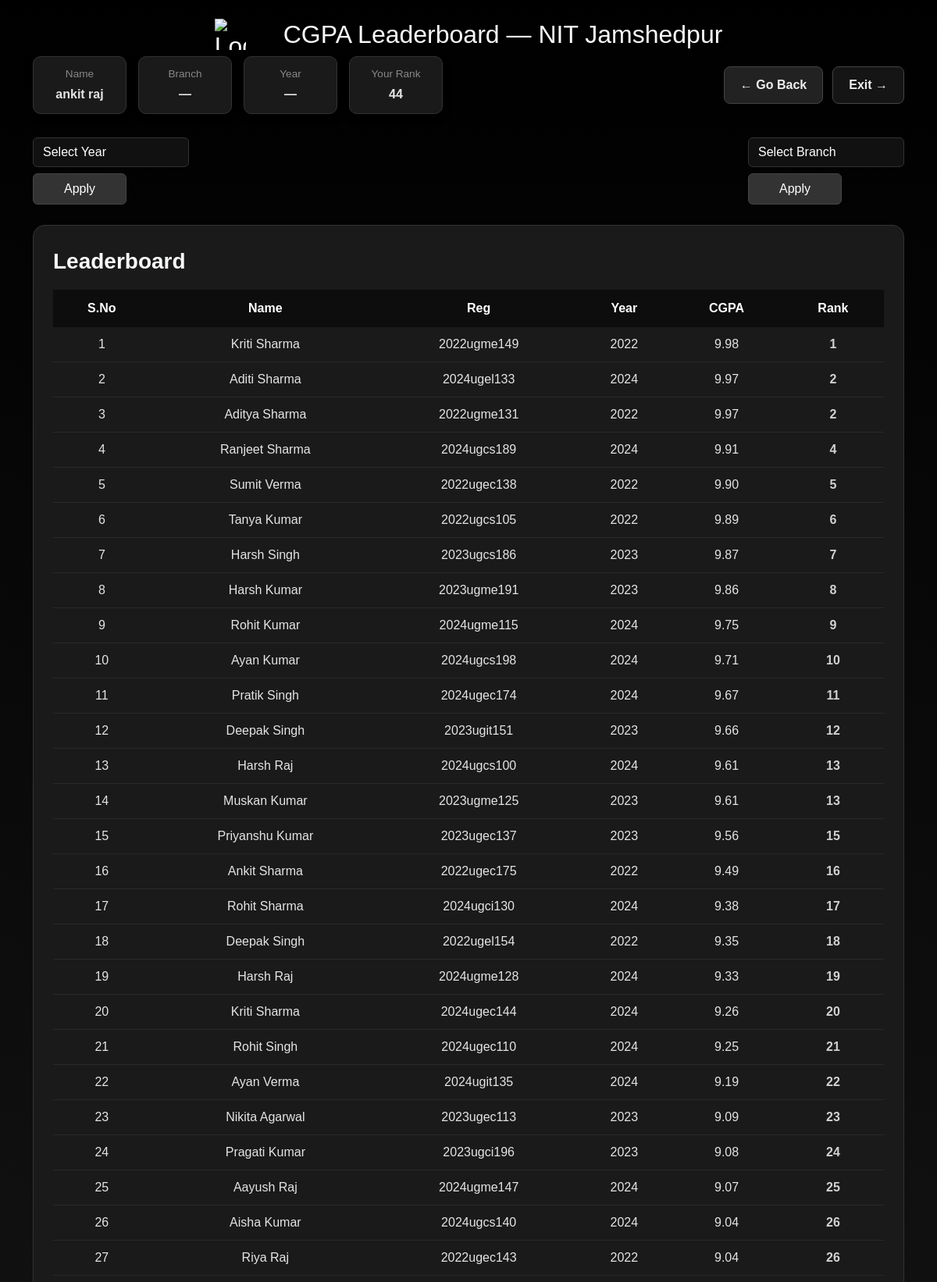
/leaderboard (signed in, upper part), run on the app's committed database.
### tables this page shows
CREATE TABLE users (
    id INTEGER PRIMARY KEY AUTOINCREMENT,
    reg TEXT UNIQUE NOT NULL,
    name TEXT NOT NULL,
    password TEXT NOT NULL
, year TEXT, program TEXT, branch TEXT, roll TEXT);

### app.py (the view)
@app.route("/leaderboard")
def leaderboard():
    if "user" not in session:
        return redirect("/")
    year = request.args.get("year")
    branch = request.args.get("branch")
    query = """
        SELECT users.name, users.reg, users.year, users.branch,
               MAX(results.cgpa) AS cgpa
        FROM users
        JOIN results ON users.reg = results.reg
    """
    conditions = []
    params = []
    if year and year.strip() != "":
        conditions.append("users.year = ?")
        params.append(year)
    if branch and branch.strip() != "":
        conditions.append("users.branch = ?")
        params.append(branch)
    if conditions:
        query += " WHERE " + " AND ".join(conditions)
    query += " GROUP BY users.reg ORDER BY cgpa DESC"
    rows = db.execute(query, *params)
    rank = 1
    prev = None
    user_rank = None
    for row in rows:
        if prev is None or row["cgpa"] != prev:
            current_rank = rank
        row["rank"] = current_rank
        if row["reg"] == session["user"]:
            user_rank = current_rank
        prev = row["cgpa"]
        rank += 1
    user = db.execute(
        "SELECT name, branch, year FROM users WHERE reg = ?",
        session["user"]
    )[0]
    years = db.execute("SELECT DISTINCT year FROM users WHERE year IS NOT NULL ORDER BY year ASC")
    branches = db.execute("SELECT DISTINCT branch FROM users WHERE branch IS NOT NULL ORDER BY branch ASC")
    return render_template(
        "leaderboard.html",
        rows=rows,
        user=user,
        years=years,
        branches=branches,
        selected_year=year,
        selected_branch=branch,
        user_rank=user_rank
    )

### templates/leaderboard.html (shortened to what this page needs)
{% extends "layout.html" %}
{% block body %}
<h2 class="text-center mt-10 d-flex justify-content-center align-items-center gap-5">
    <img src="{{ url_for('static', filename='messi-logo.png') }}"
         alt="Logo"
         style="height:40px; width:40px; object-fit:cover;">
    CGPA     Leaderboard    —     NIT      Jamshedpur
</h2>
<div class="top-panel">
  <div class="user-info">
    <div class="info-box">
      <div class="muted">Name</div>
      <div class="text-accent">
        {{ user.name }}
      </div>
    </div>
    <div class="info-box">
      <div class="muted">Branch</div>
      <div class="text-accent">
        {{ user.branch if user.branch else "—" }}
      </div>
    </div>
    <div class="info-box">
      <div class="muted">Year</div>
      <div class="text-accent">
        {{ user.year if user.year else "—" }}
      </div>
    </div>
    <div class="info-box">
      <div class="muted">Your Rank</div>
      <div class="text-accent">
        {% if user_rank %}
          {{ user_rank }}
        {% else %}
          —
        {% endif %}
      </div>
    </div>
  </div>
  <div class="top-buttons">
    <a href="/cgpa" class="top-btn">
      ← Go Back
    </a>
    <a href="/logout" class="top-btn exit-btn">
      Exit →
    </a>
  </div>
</div>
<div class="d-flex justify-content-between mb-3">
  <form method="GET">
    <select name="year"
            class="form-select"
            style="width:200px;">
      <option value="">
        Select Year
      </option>
    </select>
    <button class="btn btn-primary mt-2">
      Apply
    </button>
  </form>
  <form method="GET">
    <select name="branch"
            class="form-select"
            style="width:200px;">
      <option value="">
        Select Branch
      </option>
    </select>
    <button class="btn btn-primary mt-2">
      Apply
    </button>
  </form>
</div>
<div class="table-container">
  <div class="lead-title">
    Leaderboard
  </div>
  <table>
    <thead>
      <tr>
        <th>S.No</th>
        <th>Name</th>
        <th>Reg</th>
        <th>Year</th>
        <th>CGPA</th>
        <th>Rank</th>
      </tr>
    </thead>
    <tbody>
      {% for r in rows %}
      <tr>
        <td>
          {{ loop.index }}
        </td>
        <td>
          {{ r.name }}
        </td>
        <td>
          {{ r.reg }}
        </td>
        <td>
          {{ r.year }}
        </td>
        <td>
          {{ "%.2f"|format(r.cgpa|float) }}
        </td>
        <td class="rank">
          {{ r.rank }}
        </td>
      </tr>
      {% else %}
      <tr>
        <td colspan="6" style="color:gray;">
          No records found
        </td>
      </tr>
      {% endfor %}
    </tbody>
  </table>
</div>
{% endblock %}

### static/style.css (style rules this page uses)
body { margin: 0; padding: 0; font-family: 'Jost', sans-serif; background: linear-gradient(to bottom, #000000, #1a1a1a, #333333); color:white; }
button { width: 60%; height: 40px; margin: 10px auto; justify-content: center; display: block; color: #fff; background: #573b8a; font-size: 1em; font-weight: bold; margin-top: 30px; outline: none; border: none; border-radius: 5px; transition: .2s ease-in; cursor: pointer; }

### templates/leaderboard.html (style rules this page uses)
.table-container { background:#1a1a1a; padding:25px; border-radius:15px; border:1px solid #333333; }
.lead-title { font-size:28px; font-weight:700; margin-bottom:15px; }
table { width:100%; border-collapse:collapse; }
thead { background:#0d0d0d; color:white; }
thead th { padding:12px; text-align:center; }
tbody td { padding:10px; text-align:center; color:#e5e5e5; border-bottom:1px solid #292929; }
.rank { color:#d1d1d1; font-weight:700; }
:root { --bg-page: #000000; --bg-card: #1a1a1a; --text-main: #f5f5f5; --text-muted: #999999; --primary: #d1d1d1; --primary-hover: #ffffff; --success: #d1d1d1; --border: #333333; --input-bg: #111111; }
.text-accent { color: var(--primary); font-weight:600; }
.muted { color:#888888; }
.top-panel { display:flex; justify-content:space-between; align-items:center; gap:20px; margin-bottom:30px; }
.user-info { display:flex; gap:15px; }
.info-box { background:#1a1a1a; border:1px solid #333333; border-radius:10px; padding:12px 22px; min-width:120px; text-align:center; box-shadow:0 4px 12px rgba(0,0,0,0.3); }
.info-box .muted { color:#888888; font-size:0.85rem; margin-bottom:4px; }
.info-box .text-accent { color:#e5e5e5; }
.top-buttons { display:flex; gap:12px; }
.top-btn { padding:11px 20px; background:#222222; border:1px solid #444444; border-radius:8px; color:#eeeeee; text-decoration:none; font-weight:600; transition:0.2s ease; }
.exit-btn { background:#151515; }
.form-select { background:#111111 !important; color:white !important; border:1px solid #333333 !important; }
.form-select option { background:#111111; color:white; }
.btn-primary { background:#333333; border:1px solid #444444; color:white; }

### data on the page
users: name "ankit raj"
users: name "Kriti Sharma", reg "2022ugme149", year "2022", cgpa "9.98", rank "1"
users: name "Aditi Sharma", reg "2024ugel133", year "2024", cgpa "9.97", rank "2"
users: name "Aditya Sharma", reg "2022ugme131", year "2022", cgpa "9.97", rank "2"
users: name "Ranjeet Sharma", reg "2024ugcs189", year "2024", cgpa "9.91", rank "4"
users: name "Sumit Verma", reg "2022ugec138", year "2022", cgpa "9.90", rank "5"
users: name "Tanya Kumar", reg "2022ugcs105", year "2022", cgpa "9.89", rank "6"
users: name "Harsh Singh", reg "2023ugcs186", year "2023", cgpa "9.87", rank "7"
users: name "Harsh Kumar", reg "2023ugme191", year "2023", cgpa "9.86", rank "8"
users: name "Rohit Kumar", reg "2024ugme115", year "2024", cgpa "9.75", rank "9"
users: name "Ayan Kumar", reg "2024ugcs198", year "2024", cgpa "9.71", rank "10"
users: name "Pratik Singh", reg "2024ugec174", year "2024", cgpa "9.67", rank "11"
users: name "Deepak Singh", reg "2023ugit151", year "2023", cgpa "9.66", rank "12"
users: name "Harsh Raj", reg "2024ugcs100", year "2024", cgpa "9.61", rank "13"
users: name "Muskan Kumar", reg "2023ugme125", year "2023", cgpa "9.61", rank "13"
users: name "Priyanshu Kumar", reg "2023ugec137", year "2023", cgpa "9.56", rank "15"
users: name "Ankit Sharma", reg "2022ugec175", year "2022", cgpa "9.49", rank "16"
users: name "Rohit Sharma", reg "2024ugci130", year "2024", cgpa "9.38", rank "17"
users: name "Deepak Singh", reg "2022ugel154", year "2022", cgpa "9.35", rank "18"
users: name "Harsh Raj", reg "2024ugme128", year "2024", cgpa "9.33", rank "19"
users: name "Kriti Sharma", reg "2024ugec144", year "2024", cgpa "9.26", rank "20"
users: name "Rohit Singh", reg "2024ugec110", year "2024", cgpa "9.25", rank "21"
users: name "Ayan Verma", reg "2024ugit135", year "2024", cgpa "9.19", rank "22"
users: name "Nikita Agarwal", reg "2023ugec113", year "2023", cgpa "9.09", rank "23"
users: name "Pragati Kumar", reg "2023ugci196", year "2023", cgpa "9.08", rank "24"
users: name "Aayush Raj", reg "2024ugme147", year "2024", cgpa "9.07", rank "25"
users: name "Aisha Kumar", reg "2024ugcs140", year "2024", cgpa "9.04", rank "26"
users: name "Riya Raj", reg "2022ugec143", year "2022", cgpa "9.04", rank "26"

### other printed values
{{ user.branch if user.branch else "—" }} "—"
{{ user.year if user.year else "—" }} "—"
{{ user_rank }} "44"
